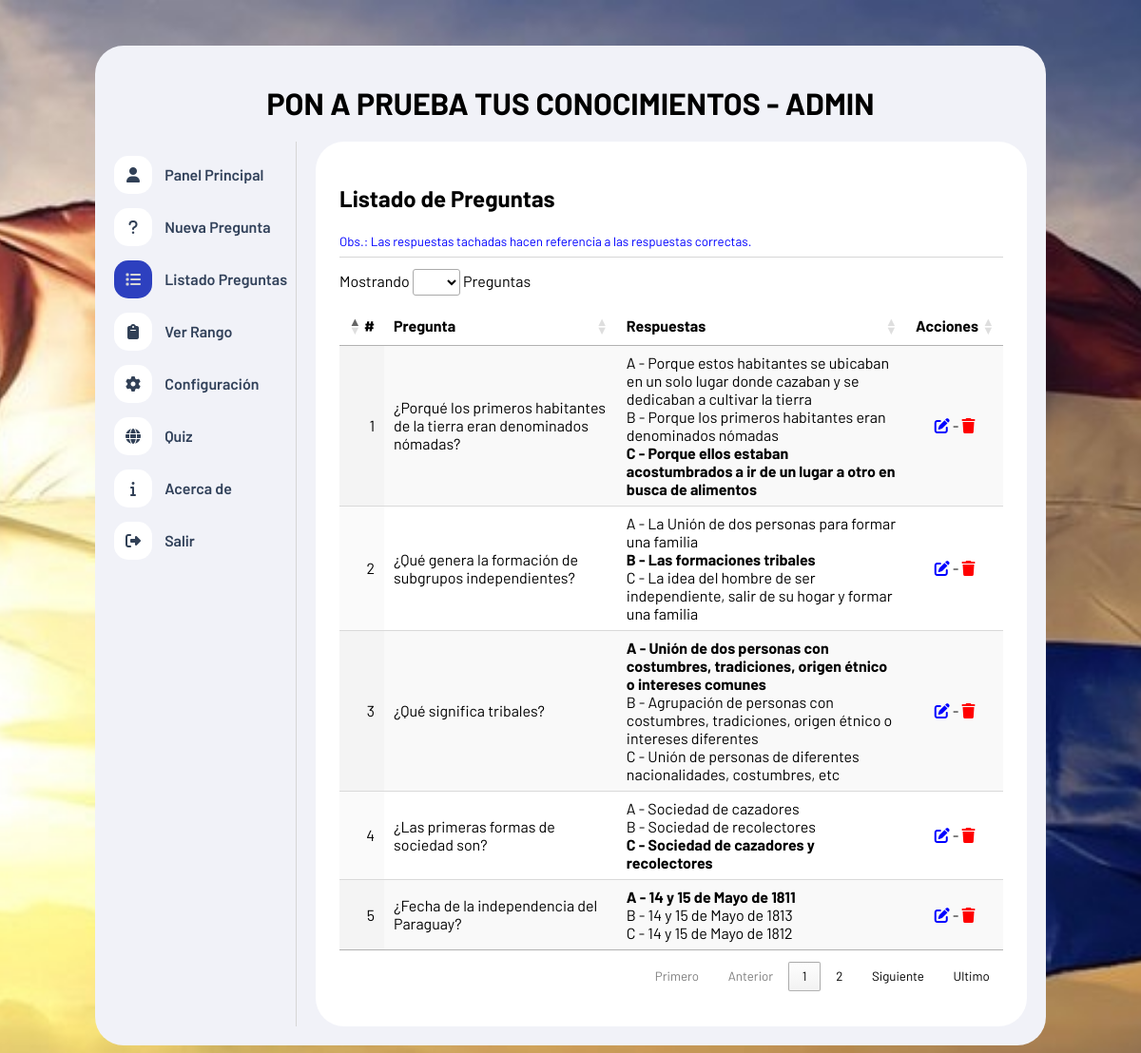
/admin/listadopreguntas.php (signed in), run on the app's committed database.
### tables this page shows
CREATE TABLE `preguntas` (
  `id` int(11) NOT NULL,
  `tema` int(11) NOT NULL,
  `pregunta` text NOT NULL,
  `opcion_a` text NOT NULL,
  `opcion_b` text NOT NULL,
  `opcion_c` text NOT NULL,
  `correcta` varchar(1) NOT NULL
);

### admin/funciones.php (called while the page is built, shortened)
<?php
function obtenerTodasLasPreguntas()
{
    include "conexion.php";
    $query = "SELECT * FROM preguntas";
    $result = mysqli_query($conn, $query);
    return $result;
}

### admin/listadopreguntas.php (the view, shortened to what this page needs)
<?php
include "funciones.php";
$resultado_preguntas = obtenerTodasLasPreguntas();
?>
<!DOCTYPE html>
<html lang="es">
<head>
    <link rel="stylesheet" href="https://cdnjs.cloudflare.com/ajax/libs/font-awesome/6.1.1/css/all.min.css" />
    <link rel="stylesheet" href="../public/DataTables/datatables.min.css" />
    <link rel="stylesheet" href="estilo.css">
</head>
<body>
    <div class="contenedor">
        <header align="center">
            <h1>PON A PRUEBA TUS CONOCIMIENTOS - ADMIN</h1>
        </header>
        <div class="contenedor-info">
            <?php include "nav.php" ?>
            <div class="panel">
                <h2>Listado de Preguntas</h2>
                <small style="color: blue;">Obs.: Las respuestas tachadas hacen referencia a las respuestas correctas.</small>
                <hr>
                <section id="listadoPreguntas">
                    <table id="table_preguntas_admin" class="display">
                        <thead align="center">
                            <tr>
                                <th>#</th>
                                <th>Pregunta</th>
                                <th>Respuestas</th>
                                <th>Acciones</th>
                            </tr>
                        </thead>
                        <tbody>
                            <?php
                                $cont = 1;
                                while ($row = mysqli_fetch_assoc($resultado_preguntas)) { ?>
                                    <tr>
                                        <td><?php echo $cont++; ?></td>
                                        <td><?php echo $row['pregunta'] ?></td>
                                        <td>
                                            <div>
                                                <div class="caja <?php if($row['correcta'] == 'A'){ echo 'pintarVerde';}?>">A - <?php echo $row['opcion_a']?></div>
                                            </div>
                                            <div>
                                                <span class="caja <?php if($row['correcta'] == 'B'){ echo 'pintarVerde';}?>">B - <?php echo $row['opcion_b']?></span>
                                            </div>
                                            <div>
                                                <span class="caja <?php if($row['correcta'] == 'C'){ echo 'pintarVerde';}?>">C - <?php echo $row['opcion_c']?></span>
                                            </div>
                                        </td>
                                        <td align="center">
                                            <i class="fa-solid fa-pen-to-square" title="Editar pregunta" onclick="editarPregunta(<?php echo $row['id']?>)" style="color: blue; cursor: pointer;"></i>
                                            -
                                            <i class="fa-solid fa-trash" title="Eliminar pregunta" onclick="abrirModalEliminar(<?php echo $row['id']?>)" style="color: red; cursor: pointer;"></i>
                                        </td>
                                    </tr>
                            <?php } ?>
                        </tbody>
                    </table>
                </section>
            </div>
        </div>
    </div>
</body>
</html>

### admin/nav.php
<nav class="nav" id="nav">
    <ul>
        <li>
            <a href="index.php">
                <div class="icono" id="0">
                    <i class="fa-solid fa-user"></i>
                </div>
                Panel Principal
            </a>
        </li>
        <li>
            <a href="nuevapregunta.php">
                <div class="icono" id="1">
                    <i class="fa-solid fa-question"></i>
                </div>
                Nueva Pregunta
            </a>
        </li>
        <li>
            <a href="listadopreguntas.php">
                <div class="icono" id="2">
                    <i class="fa-solid fa-list"></i>
                </div>
                Listado Preguntas
            </a>
        </li>
        <li>
            <a href="rango.php">
                <div class="icono" id="3">
                    <i class="fa-solid fa-clipboard"></i>
                </div>
                Ver Rango
            </a>
        </li>
        <li>
            <a href="configuracion.php">
                <div class="icono" id="4">
                    <i class="fa-solid fa-gear"></i>
                </div>
                Configuración
            </a>
        </li>
        <li>
            <a href="../index.php" target="_blank">
                <div class="icono" id="5">
                    <i class="fa-solid fa-globe"></i>
                </div>
                Quiz
            </a>
        </li>
        <li>
            <a href="acerca-de.php">
                <div class="icono" id="6">
                    <i class="fa-solid fa-info"></i>
                </div>
                Acerca de
            </a>
        </li>
        <li>
            <a href="cerrar-sesion.php">
                <div class="icono" id="7">
                    <i class="fa-solid fa-right-from-bracket"></i>
                </div>
                Salir
            </a>
        </li>
    </ul>
</nav>

### admin/estilo.css (style rules this page uses)
* { box-sizing: border-box; font-family: 'Barlow'; }
hr { border: none; border-bottom: 1px solid #d6d6d6; }
.contenedor { max-width: 1000px; width: 100%; margin: auto; background-color: #f1f2f8; padding: 20px; border-radius: 30px; }
.contenedor .contenedor-info { display: flex; }
.contenedor .contenedor-info .nav { width: 250px; border-right: 1px solid #d6d6d6; }
.contenedor .contenedor-info .nav ul { list-style: none; margin: 0; padding: 0; }
.contenedor .contenedor-info .nav ul li { margin: 15px 0; }
.contenedor .contenedor-info .nav ul li .icono { display: inline-block; width: 40px; height: 40px; background-color: #fff; color: #314056; border-radius: 15px; text-align: center; margin-right: 10px; }
.contenedor .contenedor-info .nav ul li .icono i { line-height: 40px; }
.contenedor .contenedor-info .nav ul li a { text-decoration: none; color: #31415a; font-size: 16px; font-weight: 600; }
.contenedor .contenedor-info .nav ul li .selected { background-color: #2d40bf; color: #d6d6d6; }
.contenedor .contenedor-info .panel { background-color: #fff; width: 100%; border-radius: 30px; margin-left: 20px; padding: 25px; }

### admin/listadopreguntas.php (style rules this page uses)
body { background: url(../img/Bandera-paraguaya.jpeg); background-attachment: fixed; background-size: cover; background-repeat: no-repeat; background-position: center center; padding: 40px; }
.pintarVerde { font-weight: bold; }

### data on the page
preguntas: pregunta "¿Porqué los primeros habitantes de la tierra eran denominados nómadas?", opcion_a "Porque estos habitantes se ubicaban en un solo lugar donde cazaban y se dedicaban a cultivar la tierra", opcion_b "Porque los primeros habitantes eran denominados nómadas", opcion_c "Porque ellos estaban acostumbrados a ir de un lugar a otro en busca de alimentos"
preguntas: pregunta "¿Qué genera la formación de subgrupos independientes?", opcion_a "La Unión de dos personas para formar una familia", opcion_b "Las formaciones tribales", opcion_c "La idea del hombre de ser independiente, salir de su hogar y formar una familia"
preguntas: pregunta "¿Qué significa tribales?", opcion_a "Unión de dos personas con costumbres, tradiciones, origen étnico o intereses comunes", opcion_b "Agrupación de personas con costumbres, tradiciones, origen étnico o intereses diferentes", opcion_c "Unión de personas de diferentes nacionalidades, costumbres, etc"
preguntas: pregunta "¿Las primeras formas de sociedad son?", opcion_a "Sociedad de cazadores", opcion_b "Sociedad de recolectores", opcion_c "Sociedad de cazadores y recolectores"
preguntas: pregunta "¿Fecha de la independencia del Paraguay?", opcion_a "14 y 15 de Mayo de 1811", opcion_b "14 y 15 de Mayo de 1813", opcion_c "14 y 15 de Mayo de 1812"
